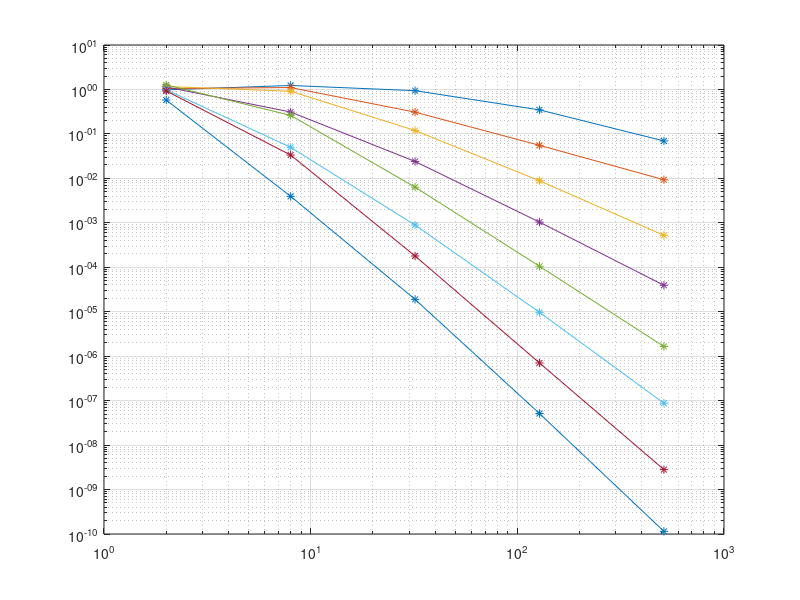

The MATLAB script that drew this image:
close all;
clear all;

%% l2 [Order][Power]

%% Sin(10x) + Sin(10y)
l2 = ...
    [...
        +9.824759e-01 , +1.228302e+00 , +9.391098e-01 , +3.471288e-01 , +6.947808e-02 ; ...
        +1.049055e+00 , +1.103665e+00 , +3.087024e-01 , +5.534351e-02 , +9.315162e-03 ; ...
        +1.162833e+00 , +9.113153e-01 , +1.194850e-01 , +8.849612e-03 , +5.227025e-04 ; ...
        +1.137504e+00 , +3.108951e-01 , +2.401343e-02 , +1.037393e-03 , +3.936262e-05 ; ...
        +1.269043e+00 , +2.610065e-01 , +6.347677e-03 , +1.054095e-04 , +1.652859e-06 ; ...
        +9.831276e-01 , +5.001032e-02 , +8.915199e-04 , +9.697960e-06 , +8.755089e-08 ; ...
        +9.255320e-01 , +3.346505e-02 , +1.795654e-04 , +7.042222e-07 , +2.808220e-09 ; ...
        +5.770821e-01 , +3.946435e-03 , +1.897450e-05 , +5.129431e-08 , +1.145673e-10 ; ...
    ];

%% Sin(2x) + Sin(2y)
%l2 = ...
%    [...
%        +3.023927e-01 , +2.019098e-01 , +4.088128e-02 , +9.640896e-03 , +2.368553e-03 ; ...
%        +1.848512e-01 , +2.225958e-02 , +3.927832e-03 , +5.514234e-04 , +7.203640e-05 ; ...
%        +1.488307e-02 , +3.737334e-03 , +2.051181e-04 , +1.245317e-05 , +7.656078e-07 ; ...
%        +9.619936e-03 , +2.341946e-04 , +9.749372e-06 , +3.320698e-07 , +1.073575e-08 ; ...
%        +3.209790e-04 , +2.975511e-05 , +4.232692e-07 , +6.529912e-09 , +9.973727e-11 ; ...
%        +2.386183e-04 , +1.311533e-06 , +1.308600e-08 , +1.102963e-10 , +1.866212e-12 ; ...
%        +5.381028e-06 , +1.295047e-07 , +4.691249e-10 , +2.854052e-12 , +3.382652e-12 ; ...
%        +3.224924e-06 , +4.302990e-09 , +1.108367e-11 , +6.350352e-12 , +1.250808e-11 ; ...
%    ];

m = [2, 8, 32, 128, 512];
o = [1:8];
O = size(o, 2);
M = size(m, 2);

delta = zeros(O, M - 1);

for i = 1:M-1
    delta(:, i) = ...
        (log10(l2(:, i + 1)) - log10(l2(:, i))) / ...
        (log10(m(i + 1))     - log10(m(i)));
end

delta

figure;
loglog(m, l2, '-*');
grid;